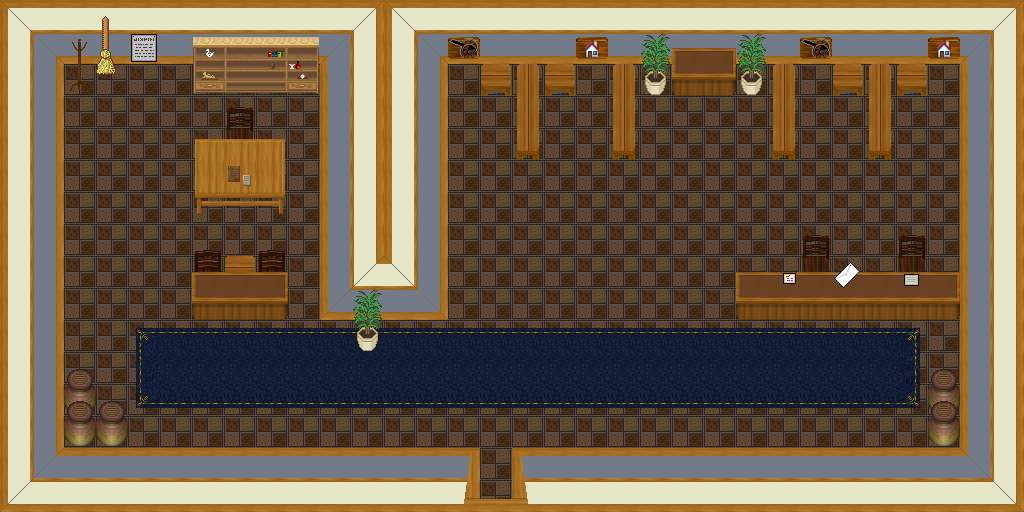

A 2D game scene composited from a Tiled map and its tileset images. What follows is a short description and the map's XML, with each tile layer's data collapsed to a summary:
An orthogonal 32x16 tile map with 32x32 px tiles, 6 tile layers (0_floor, 1_terrain, 2_object, 3_roof, ...), 2 hidden layers not drawn, 19 tilesets.

<map version="1.2" tiledversion="1.3.0" orientation="orthogonal" renderorder="right-down" compressionlevel="0" width="32" height="16" tilewidth="32" tileheight="32" infinite="0" nextlayerid="9" nextobjectid="1">
 <tileset firstgid="1" name="collision" tilewidth="32" tileheight="32" tilecount="1" columns="1">
  <image source="../../tileset/logic/collision.png" width="32" height="32" />
 </tileset>
 <tileset firstgid="2" name="wallpapers" tilewidth="32" tileheight="32" tilecount="25" columns="5">
  <image source="../../tileset/building/wall/wallpapers.png" width="160" height="160" />
 </tileset>
 <tileset firstgid="27" name="wood_trim" tilewidth="32" tileheight="32" tilecount="50" columns="10">
  <image source="../../tileset/building/wall/wood_trim.png" width="320" height="160" />
 </tileset>
 <tileset firstgid="77" name="floor_tiles" tilewidth="32" tileheight="32" tilecount="9" columns="3">
  <image source="../../tileset/ground/indoor/floor_tiles.png" width="96" height="96" />
 </tileset>
 <tileset firstgid="86" name="brush" tilewidth="32" tileheight="32" tilecount="3" columns="1">
  <image source="../../tileset/item/brush.png" width="32" height="96" />
 </tileset>
 <tileset firstgid="89" name="pot_tall" tilewidth="32" tileheight="32" tilecount="2" columns="1">
  <image source="../../tileset/item/pot/pot_tall.png" width="32" height="64" />
 </tileset>
 <tileset firstgid="91" name="table_wooden_brown" tilewidth="32" tileheight="32" tilecount="9" columns="3">
  <image source="../../tileset/furniture/table/table_wooden_brown.png" width="96" height="96" />
 </tileset>
 <tileset firstgid="100" name="wooden_rustic" tilewidth="32" tileheight="32" tilecount="8" columns="4">
  <image source="../../tileset/furniture/chair/wooden_rustic.png" width="128" height="64" />
 </tileset>
 <tileset firstgid="108" name="square" tilewidth="32" tileheight="32" tilecount="1" columns="1">
  <image source="../../tileset/furniture/table/square.png" width="32" height="32" />
 </tileset>
 <tileset firstgid="109" name="broad_shelf" tilewidth="32" tileheight="32" tilecount="8" columns="4">
  <image source="../../tileset/furniture/shelve/broad_shelf.png" width="128" height="64" />
 </tileset>
 <tileset firstgid="117" name="oriental_plant" tilewidth="32" tileheight="32" tilecount="2" columns="1">
  <image source="../../tileset/plant/indoor/oriental_plant.png" width="32" height="64" />
 </tileset>
 <tileset firstgid="119" name="clothes_rack" tilewidth="32" tileheight="32" tilecount="2" columns="1">
  <image source="../../tileset/furniture/other/clothes_rack.png" width="32" height="64" />
 </tileset>
 <tileset firstgid="121" name="table_with_beer_dark" tilewidth="32" tileheight="32" tilecount="10" columns="5">
  <image source="../../tileset/furniture/table/table_with_beer_dark.png" width="160" height="64" />
 </tileset>
 <tileset firstgid="131" name="long_front_on" tilewidth="32" tileheight="32" tilecount="3" columns="1">
  <image source="../../tileset/furniture/table/long_front_on.png" width="32" height="96" />
 </tileset>
 <tileset firstgid="134" name="notes2" tilewidth="32" tileheight="32" tilecount="4" columns="2">
  <image source="../../tileset/item/documents/notes2.png" width="64" height="64" />
 </tileset>
 <tileset firstgid="138" name="dark_blue" tilewidth="32" tileheight="32" tilecount="15" columns="3">
  <image source="../../tileset/furniture/carpet/dark_blue.png" width="96" height="160" />
 </tileset>
 <tileset firstgid="153" name="chests_banner" tilewidth="32" tileheight="32" tilecount="7" columns="1">
  <image source="../../tileset/building/decoration/chests_banner.png" width="32" height="224" />
 </tileset>
 <tileset firstgid="160" name="protection" tilewidth="32" tileheight="32" tilecount="2" columns="2">
  <image source="../../tileset/logic/protection.png" width="64" height="32" />
 </tileset>
 <tileset firstgid="162" name="bulletin_board_items2" tilewidth="32" tileheight="32" tilecount="30" columns="6">
  <image source="../../tileset/item/bulletin_board_items2.png" width="192" height="160" />
 </tileset>
 <layer id="1" name="0_floor" width="32" height="16">
  <data>[512 cells, 512 non-empty, 3 distinct tile ids]</data>
 </layer>
 <layer id="2" name="1_terrain" width="32" height="16">
  <data>[512 cells, 323 non-empty, 44 distinct tile ids]</data>
 </layer>
 <layer id="3" name="2_object" width="32" height="16">
  <data>[512 cells, 38 non-empty, 28 distinct tile ids]</data>
 </layer>
 <layer id="4" name="3_roof" width="32" height="16">
  <data>[512 cells, 20 non-empty, 10 distinct tile ids]</data>
 </layer>
 <layer id="5" name="4_roof_add" width="32" height="16">
  <data>[512 cells, 5 non-empty, 5 distinct tile ids]</data>
 </layer>
 <layer id="6" name="objects" width="32" height="16">
  <data>[512 cells, 0 non-empty, 0 distinct tile ids]</data>
 </layer>
 <layer id="7" name="collision" width="32" height="16" visible="0" opacity="0.39">
  <data>[512 cells, 252 non-empty, 1 distinct tile ids]</data>
 </layer>
 <layer id="8" name="protection" width="32" height="16" visible="0" opacity="0.35">
  <data>[512 cells, 512 non-empty, 1 distinct tile ids]</data>
 </layer>
</map>
